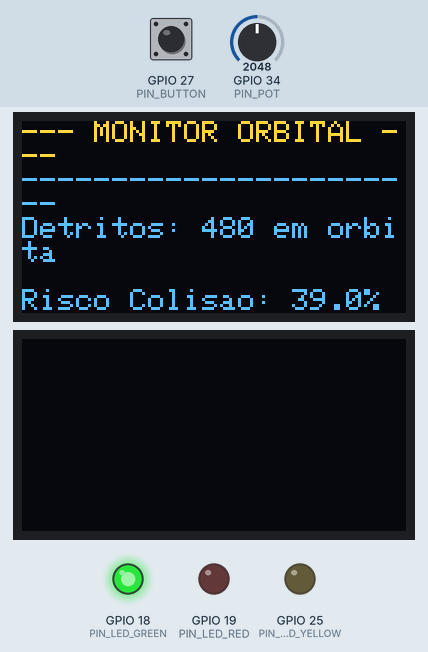
Simulated run of this sketch. Board: ESP32. On the bench: 2 × 128×64 one-colour display, output pins drawn as LEDs (lit = HIGH). Inputs (shaded band) come from the test bench; at power-on: GPIO 27 (PIN_BUTTON) HIGH, GPIO 34 (PIN_POT) = 2048. The OLED is the two-colour kind (top 16 rows yellow); WiFi joins after 1.5 s; servers stay silent unless stated; random numbers use the default seed unless the sketch sets one; what the sketch prints to the serial monitor is not drawn.

Above: at 2.7 s.
2.8 s: GPIO 27 (PIN_BUTTON) pulled LOW for 0.15 s
At 3.02 s:
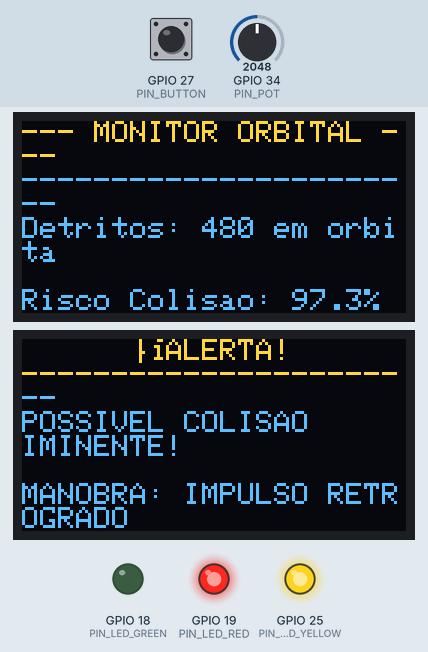
4.5 s: GPIO 34 (PIN_POT) set to 2531
At 5.5 s:
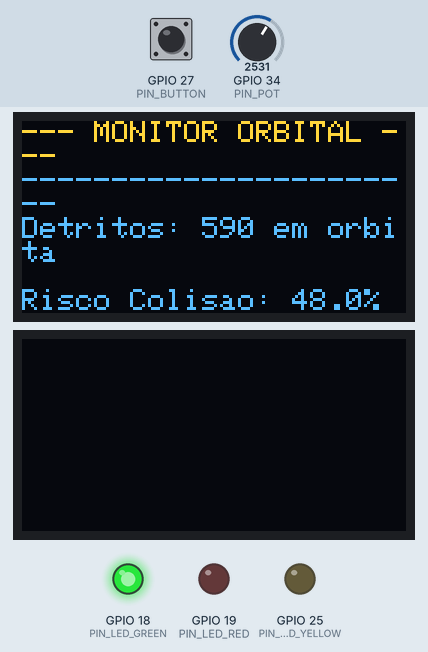
6.1 s: GPIO 34 (PIN_POT) set to 2622
At 6.6 s:
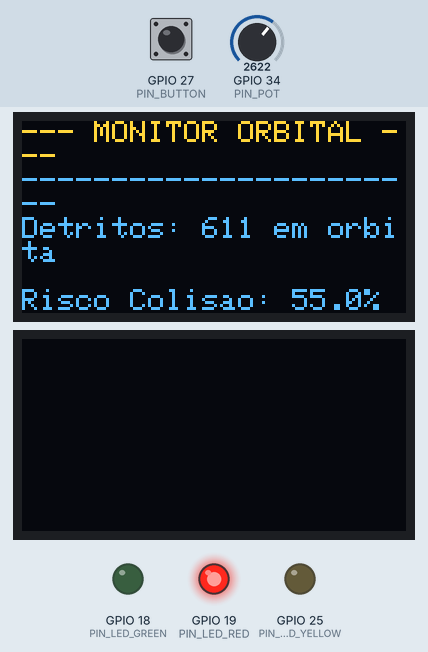
7.8 s: GPIO 27 (PIN_BUTTON) pulled LOW for 1 s
At 8.83 s:
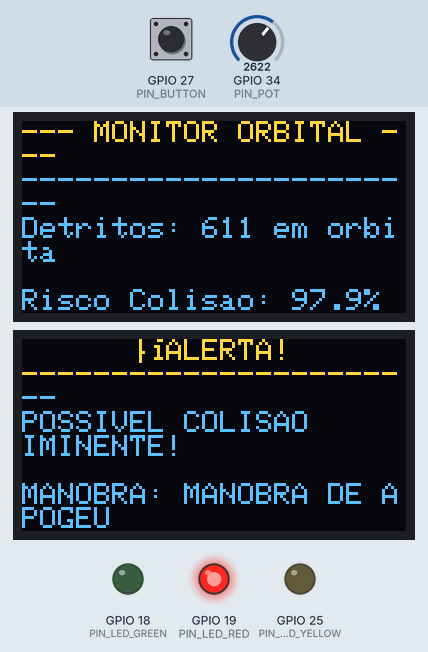
10.3 s: GPIO 27 (PIN_BUTTON) pulled LOW for 0.15 s
At 10.54 s:
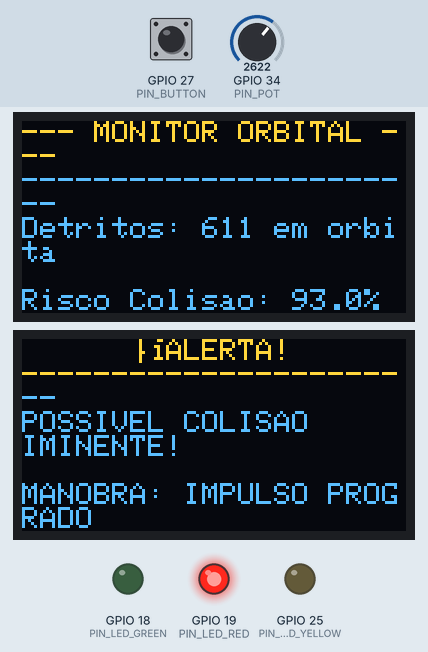
11.9 s: GPIO 27 (PIN_BUTTON) pulled LOW for 3.2 s
At 15.19 s:
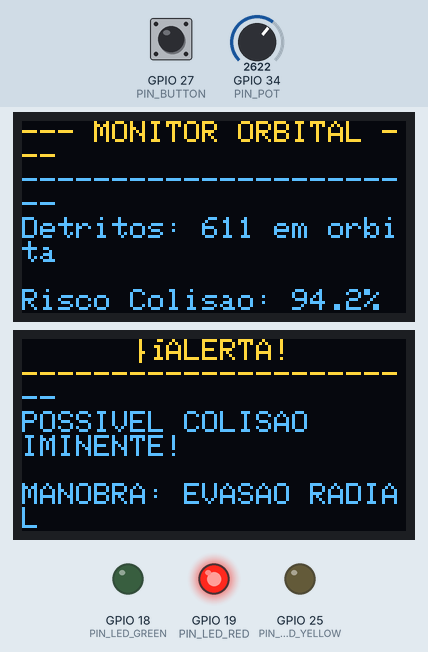
Timing chart, 0 to 16.7 s (numbered marks = the images above; inputs shaded):
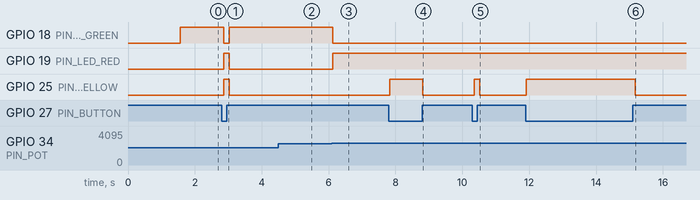

Measured:
- the behaviour switches between 2574 and 2575 on GPIO 34 (PIN_POT) (found by bisection; images 2 and 3)
- after the input at 2.8 s, GPIO 18 (PIN_LED_GREEN): HIGH → LOW after 0.07 s, → HIGH 0.16 s later; GPIO 19 (PIN_LED_RED), GPIO 25 (PIN_LED_YELLOW): LOW → HIGH after 0.07 s, → LOW 0.16 s later; the display: first changes after 0.09 s (image 1 shows a later state)
- after the input at 4.5 s, the display: changes after 0.10 s (image 2)
- after the input at 6.1 s, GPIO 18 (PIN_LED_GREEN): HIGH → LOW at once; GPIO 19 (PIN_LED_RED): LOW → HIGH at once; the display: first changes after 0.05 s (image 3 shows a later state)
- after the input at 7.8 s, GPIO 25 (PIN_LED_YELLOW): LOW → HIGH at once, → LOW 0.98 s later
- after the input at 10.3 s, GPIO 25 (PIN_LED_YELLOW): LOW → HIGH after 0.06 s, → LOW 0.16 s later
- after the input at 11.9 s, GPIO 25 (PIN_LED_YELLOW): LOW → HIGH at once, → LOW 3.3 s later

The sketch:

sketch.ino
```cpp
#include <Wire.h>
#include <Adafruit_GFX.h>
#include <Adafruit_SSD1306.h>
#include <WiFi.h>
#include <WebServer.h>
#include <ArduinoJson.h>

#define SCREEN_WIDTH 128
#define SCREEN_HEIGHT 64
#define OLED_RESET    -1

// INSTANCIAÇÃO DOS DOIS DISPLAYS
Adafruit_SSD1306 displayStatus(SCREEN_WIDTH, SCREEN_HEIGHT, &Wire, OLED_RESET);
Adafruit_SSD1306 displayManobras(SCREEN_WIDTH, SCREEN_HEIGHT, &Wire, OLED_RESET);

// PINOS DO HARDWARE
const int PIN_POT = 34;
const int PIN_BUTTON = 27;
const int PIN_LED_GREEN = 18;
const int PIN_LED_RED = 19;
const int PIN_LED_YELLOW = 25;

WebServer server(80);

// ESTADOS DO SISTEMA
int altitudeRaw = 0;
int qtdDetritos = 0;
float probabilidadeColisao = 0.0;
String acaoManobra = "";
bool emergencyActive = false;
bool ultimoEstadoBotao = false;

// Banco de manobras aleatórias
const char* LISTA_MANOBRAS[] = {
  "IMPULSO PROGRADO",
  "IMPULSO RETROGRADO",
  "AJUSTE DE INCLINACAO",
  "MUDANCA DE ALTITUDE",
  "MANOBRA DE APOGEU",
  "EVASAO RADIAL"
};

void setup() {
  Serial.begin(115200);
  pinMode(PIN_POT, INPUT);
  pinMode(PIN_BUTTON, INPUT_PULLUP);
  pinMode(PIN_LED_GREEN, OUTPUT);
  pinMode(PIN_LED_RED, OUTPUT);
  pinMode(PIN_LED_YELLOW, OUTPUT);

  // Inicializa o Display 1 (Status) no endereço 0x3C
  if(!displayStatus.begin(SSD1306_SWITCHCAPVCC, 0x3C)) {
    Serial.println(F("Falha no OLED de Status (0x3C)!"));
    for(;;);
  }

  // Inicializa o Display 2 (Manobras) no endereço 0x3D
  if(!displayManobras.begin(SSD1306_SWITCHCAPVCC, 0x3D)) {
    Serial.println(F("Falha no OLED de Manobras (0x3D)!"));
    for(;;);
  }

  // Configurações iniciais de texto
  displayStatus.setTextSize(1);
  displayStatus.setTextColor(SSD1306_WHITE);
  displayManobras.setTextSize(1);
  displayManobras.setTextColor(SSD1306_WHITE);

  // Conexão WiFi padrão Wokwi
  WiFi.begin("Wokwi-GUEST", "");
  while (WiFi.status() != WL_CONNECTED) {
    delay(500);
    Serial.print(".");
  }
  Serial.println("\nWiFi Conectado!");

  server.on("/", [](){ server.send(200, "text/html", "<h1>Monitor Orbital Ativo</h1>"); });
  server.begin();
}

void atualizarDados() {
  altitudeRaw = analogRead(PIN_POT);
  bool botaoPressionado = (digitalRead(PIN_BUTTON) == LOW); // INPUT_PULLUP

  // LED Amarelo acompanha o botão perfeitamente
  digitalWrite(PIN_LED_YELLOW, botaoPressionado ? HIGH : LOW);

  // Mapeamento básico de detritos pelo potenciômetro
  qtdDetritos = map(altitudeRaw, 0, 4095, 10, 950);

  // Detecção de borda de subida (Momento exato em que o botão é APERTADO)
  if (botaoPressionado && !ultimoEstadoBotao) {
    emergencyActive = true;
    // Sorteia uma manobra diferente de forma síncrona com o clique do botão
    int indiceAleatorio = random(0, 6);
    acaoManobra = LISTA_MANOBRAS[indiceAleatorio];
  }
  else if (!botaoPressionado) {
    emergencyActive = false;
  }

  ultimoEstadoBotao = botaoPressionado;

  // Lógica de cálculo de risco e LEDs de alerta baseados nos detritos/botão
  if (emergencyActive || qtdDetritos > 600) {
    probabilidadeColisao = emergencyActive ? random(900, 1000) / 10.0 : random(50, 89);
    digitalWrite(PIN_LED_RED, HIGH);
    digitalWrite(PIN_LED_GREEN, LOW);
  } else {
    probabilidadeColisao = map(qtdDetritos, 10, 600, 0, 49);
    digitalWrite(PIN_LED_RED, LOW);
    digitalWrite(PIN_LED_GREEN, HIGH);
  }
}

void renderizarDisplayStatus() {
  displayStatus.clearDisplay();
  displayStatus.setCursor(0, 0);
  displayStatus.println("--- MONITOR ORBITAL ---");
  displayStatus.println("-----------------------");

  displayStatus.print("Detritos: ");
  displayStatus.print(qtdDetritos);
  displayStatus.println(" em orbita");

  displayStatus.println();
  displayStatus.print("Risco Colisao: ");
  displayStatus.print(probabilidadeColisao, 1);
  displayStatus.println("%");

  displayStatus.display();
}

void renderizarDisplayManobras() {
  displayManobras.clearDisplay();

  // Só desenha algo se o botão estiver ativamente pressionado
  if (emergencyActive) {
    displayManobras.setCursor(0, 0);
    displayManobras.println("      ¡ALERTA!     ");
    displayManobras.println("-----------------------");
    displayManobras.println("POSSIVEL COLISAO");
    displayManobras.println("IMINENTE!");
    displayManobras.println();
    displayManobras.print("MANOBRA: ");
    displayManobras.println(acaoManobra);
  }

  // Se o botão não estiver pressionado, displayManobras.clearDisplay() garante tela apagada
  displayManobras.display();
}

void loop() {
  server.handleClient();
  atualizarDados();

  // Renderização simultânea e em tempo real nas duas telas
  renderizarDisplayStatus();
  renderizarDisplayManobras();

  delay(30); // Estabilidade da simulação
}
```
